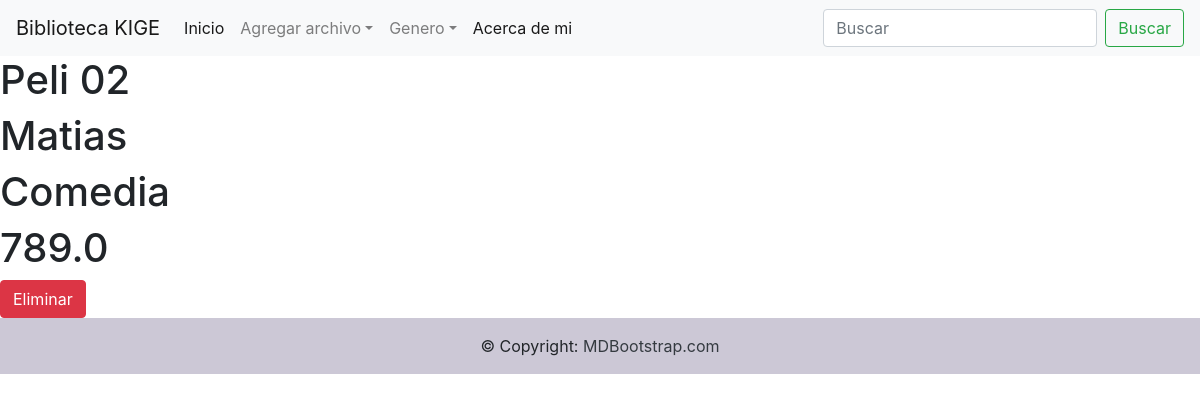
Page /peliculas/detail-pelicula/4/ on the committed database.
### peliculas/models.py (models this page shows, shortened)
class Pelicula(models.Model):
    name = models.CharField(max_length=50)
    author = models.CharField(max_length=50, null=True, blank=True)
    genero = models.CharField(max_length=20, null=True, blank=True)
    year = models.IntegerField()
    time = models.IntegerField()
    price = models.FloatField()
    info = models.CharField(max_length=100)
    class Meta:
        verbose_name="Pelicula"
        verbose_name_plural="Peliculas"

### peliculas/views.py (the view)
# urls.py: path("detail-pelicula/<int:pk>/",Detail_pelicula.as_view(),name="Detalles_de_pelicula"),
class Detail_pelicula(DetailView):
    model = Pelicula
    template_name = "peliculas/detail_pelicula.html"

### templates/peliculas/detail_pelicula.html (shortened to what this page needs)
{% extends "base.html" %}
{% block contenido_que_cambia %}
    <h1>{{object.name}}</h1>
    <h1>{{object.author}}</h1>
    <h1>{{object.genero}}</h1>
    <h1>{{object.price}}</h1>
    <a href="/peliculas/delete-pelicula/{{object.id}}/" class="btn btn-danger">Eliminar</a>
{% endblock %}

### rows in the picture
Pelicula: name "Peli 02", author "Matias", genero "Comedia", price "789.0"
